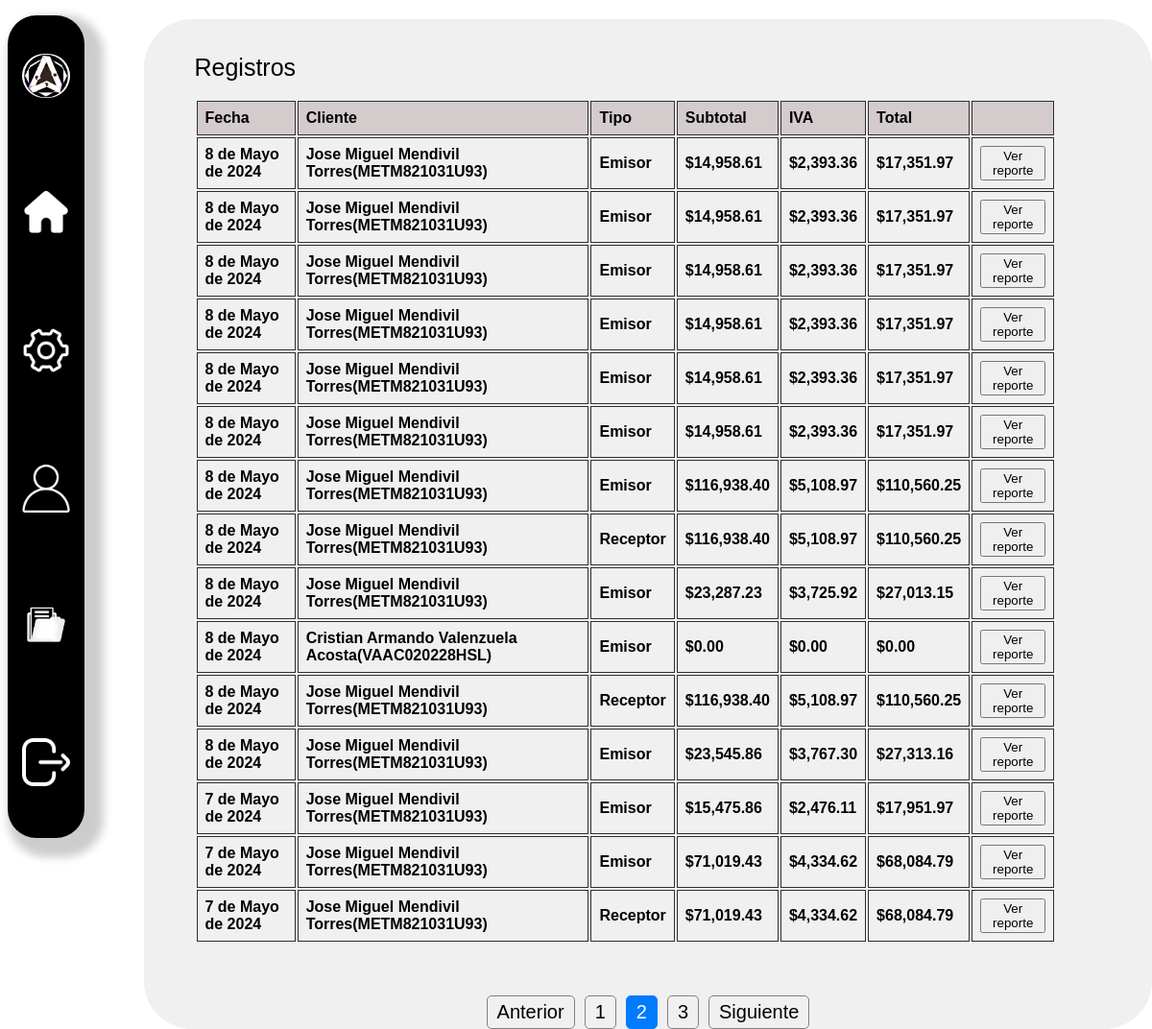
The page /registros?page=2 (signed in) on the database its author committed.
### pagina_web/models.py (models this page shows)
class registro(models.Model):
    subtotal = models.FloatField(default=0)
    total = models.FloatField(default=0)
    iva = models.FloatField(default=0)
    id_cliente = models.ForeignKey(cliente, on_delete=models.DO_NOTHING)
    tipo = models.BooleanField() #0 Ingresos 1 Gastos
    fecha = models.DateField(default=date.today)

class cliente(models.Model):
    id_usuario=models.ForeignKey(User, on_delete=models.DO_NOTHING, default=1)
    nombre=models.CharField(max_length=100)
    apellido=models.CharField(max_length=100)
    rfc=models.CharField(max_length=13)

### pagina_web/views.py (the view, shortened to what this page needs)
# urls.py: path('registros', Registros.as_view(), name='registros'),
class Registros(View):
    @method_decorator(login_required(login_url='login'), name='dispatch')
    def get(self, request):
        registros = registro.objects.filter(id_cliente__id_usuario=request.user).order_by('-id')
        page = request.GET.get('page', 1)
        try:
            paginator = Paginator(registros, 15)
            aux_registros = paginator.page(page)
        except:
          raise   Http404
        return render(request, 'registros.html', {"entity": aux_registros, 'paginator':paginator})

### pagina_web/templates/registros.html (shortened to what this page needs)
{% extends 'layouts/navbar.html' %}
{% load static %}
{% block content %}
<link rel="stylesheet" type="text/css" href="{% static 'css/registros.css' %}">
<body>
    <div class="page" >
        <div class="contenido">
            <br>
            <br>
            <div style="margin-left:5%;">
                <label for="nombre" style="font-size: 25px;">Registros</label>
                <br>
                <br>
                <table id="miTabla">
                    <thead>
                        <tr>
                            <th>Fecha</th>
                            <th>Cliente</th>
                            <th>Tipo</th>
                            <th>Subtotal</th>
                            <th>IVA</th>
                            <th>Total</th>
                            <th></th>
                        </tr>
                    </thead>
                    <tbody id="tablaBody">
                        {% for item in entity %}
                            <tr>
                                <th>{{item.fecha}}</th>
                                <th>{{item.id_cliente.nombre}} {{item.id_cliente.apellido}}({{item.id_cliente.rfc}})</th>
                                {% if item.tipo == False %}
                                    <th>Receptor</th>
                                {% else %}
                                    <th>Emisor</th>
                                {% endif %}
                                <th>${{item.subtotal|floatformat:2}}</th>
                                <th>${{item.iva|floatformat:2}}</th>
                                <th>${{item.total|floatformat:2}}</th>
                                <th><button name="ver_reporte" id="ver_reporte" onclick="ver_reporte('{{item.id}}')">Ver reporte</button></th>
                            </tr>
                        {% endfor %}
                    </tbody>
                </table>
            </div>
            <br>
            <br>
            <br>
            <div>
                {% include 'layouts/paginator.html' %}
            </div>
        </div>
    </div>
</body>
{% endblock %}

### pagina_web/static/css/registros.css (style rules this page uses)
body { font-family: Arial, sans-serif; }
th { padding: 8px; border: 1px solid #2f2e2e; text-align: left; }
.contenido { background-color: #F0F0F0; border-radius: 50px; width: 100%; min-height: 100%; overflow: hidden; float:left; }
.page { position: absolute; top: 20px; left: 150px; min-width: 85%; z-index: 5; height: 93%; }
thead { background-color: #D4CCCC; }
table { width: 90%; }

### rows shown on the page
registro: fecha "8 de Mayo de 2024", id_cliente.nombre "Jose Miguel", id_cliente.apellido "Mendivil Torres", id_cliente.rfc "METM821031U93", tipo "Emisor", subtotal "14,958.61", iva "2,393.36", total "17,351.97"
registro: fecha "8 de Mayo de 2024", id_cliente.nombre "Jose Miguel", id_cliente.apellido "Mendivil Torres", id_cliente.rfc "METM821031U93", tipo "Emisor", subtotal "14,958.61", iva "2,393.36", total "17,351.97"
registro: fecha "8 de Mayo de 2024", id_cliente.nombre "Jose Miguel", id_cliente.apellido "Mendivil Torres", id_cliente.rfc "METM821031U93", tipo "Emisor", subtotal "14,958.61", iva "2,393.36", total "17,351.97"
registro: fecha "8 de Mayo de 2024", id_cliente.nombre "Jose Miguel", id_cliente.apellido "Mendivil Torres", id_cliente.rfc "METM821031U93", tipo "Emisor", subtotal "14,958.61", iva "2,393.36", total "17,351.97"
registro: fecha "8 de Mayo de 2024", id_cliente.nombre "Jose Miguel", id_cliente.apellido "Mendivil Torres", id_cliente.rfc "METM821031U93", tipo "Emisor", subtotal "14,958.61", iva "2,393.36", total "17,351.97"
registro: fecha "8 de Mayo de 2024", id_cliente.nombre "Jose Miguel", id_cliente.apellido "Mendivil Torres", id_cliente.rfc "METM821031U93", tipo "Emisor", subtotal "14,958.61", iva "2,393.36", total "17,351.97"
registro: fecha "8 de Mayo de 2024", id_cliente.nombre "Jose Miguel", id_cliente.apellido "Mendivil Torres", id_cliente.rfc "METM821031U93", tipo "Emisor", subtotal "116,938.40", iva "5,108.97", total "110,560.25"
registro: fecha "8 de Mayo de 2024", id_cliente.nombre "Jose Miguel", id_cliente.apellido "Mendivil Torres", id_cliente.rfc "METM821031U93", tipo "Receptor", subtotal "116,938.40", iva "5,108.97", total "110,560.25"
registro: fecha "8 de Mayo de 2024", id_cliente.nombre "Jose Miguel", id_cliente.apellido "Mendivil Torres", id_cliente.rfc "METM821031U93", tipo "Emisor", subtotal "23,287.23", iva "3,725.92", total "27,013.15"
registro: fecha "8 de Mayo de 2024", id_cliente.nombre "Cristian Armando", id_cliente.apellido "Valenzuela Acosta", id_cliente.rfc "VAAC020228HSL", tipo "Emisor", subtotal "0.00", iva "0.00", total "0.00"
registro: fecha "8 de Mayo de 2024", id_cliente.nombre "Jose Miguel", id_cliente.apellido "Mendivil Torres", id_cliente.rfc "METM821031U93", tipo "Receptor", subtotal "116,938.40", iva "5,108.97", total "110,560.25"
registro: fecha "8 de Mayo de 2024", id_cliente.nombre "Jose Miguel", id_cliente.apellido "Mendivil Torres", id_cliente.rfc "METM821031U93", tipo "Emisor", subtotal "23,545.86", iva "3,767.30", total "27,313.16"
registro: fecha "7 de Mayo de 2024", id_cliente.nombre "Jose Miguel", id_cliente.apellido "Mendivil Torres", id_cliente.rfc "METM821031U93", tipo "Emisor", subtotal "15,475.86", iva "2,476.11", total "17,951.97"
registro: fecha "7 de Mayo de 2024", id_cliente.nombre "Jose Miguel", id_cliente.apellido "Mendivil Torres", id_cliente.rfc "METM821031U93", tipo "Emisor", subtotal "71,019.43", iva "4,334.62", total "68,084.79"
registro: fecha "7 de Mayo de 2024", id_cliente.nombre "Jose Miguel", id_cliente.apellido "Mendivil Torres", id_cliente.rfc "METM821031U93", tipo "Receptor", subtotal "71,019.43", iva "4,334.62", total "68,084.79"

### other values the page prints
{{ page }} "1" "2" "3"
